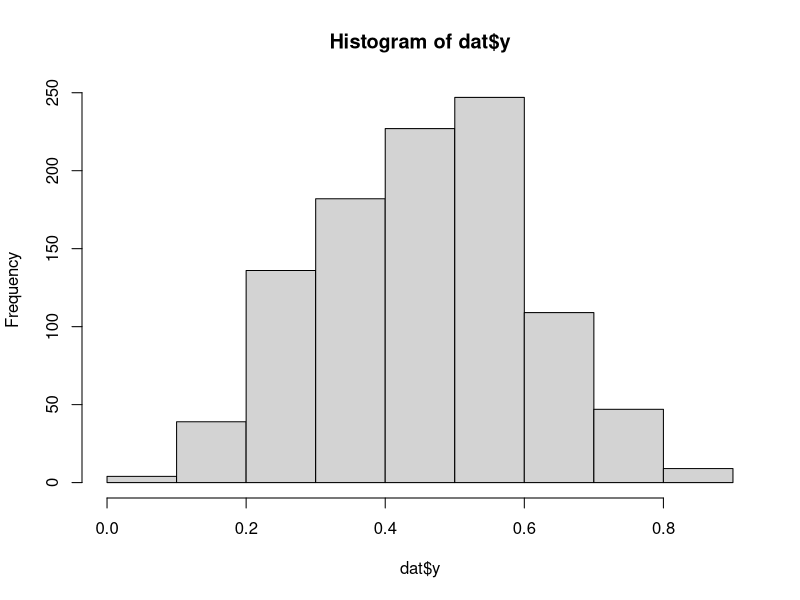

Source code (R): (Note: this script raises an error after producing the figure.)
### ----
### Método Bootstrap para a 
### Previsão do Algoritmo
### ----

### ----
### Algoritmo gerador de dados
### na regressão beta.
### ----

set.seed(1234)
eta = c(1, -0.2, 0.4, 0.1, 0.9)

n = 1000
x1 = rnorm(n, 10, 2)
x2 = rnorm(n, 0, 1)
x3 = rbinom(n,size=1,prob=0.5)
x4 = rbinom(n,size=1,prob=0.82)

ni = eta[1] + eta[2]*x1 + eta[3]*x2 + eta[4]*x3 + eta[5]*x4

mu = binomial(link = logit)$linkinv(ni)
phi = 100 ## Disperso, distribuição centralizada

y <- rbeta(n, mu * phi, (1 - mu) * phi)
dat <- data.frame(cbind(y,x1,x2,x3,x4))

hist(dat$y)

## ----
## Separação dos Dados em treino e teste
## ----

# Divida os dados em treinamento (70%) e teste (30%)

id_treino = sample(1:dim(dat)[1],0.7*dim(dat)[1],replace=F)
treino <- dat[id_treino, ]
teste <- dat[-id_treino, ]

## ----
## Algoritmo de Bagging para a Regressão Beta
## ----

bagging_betareg = function(xtreino,ytreino,xteste,n_estimadores,n_amostra){
  
  ## predicoes do bagging em uma matriz
  matriz_bag = matrix(data=0,nrow=dim(xteste)[1],ncol=n_estimadores)
  
  for(preditor in 1:n_estimadores){
    random_id = sample(1:dim(xtreino)[1],replace=T)
    
    xtreino_bag = xtreino[random_id,]
    ytreino_bag = ytreino[random_id]
    
    dados_bag = cbind(xtreino_bag,ytreino_bag)
    colnames(dados_bag) = c('x1','x2','x3','x4','y')
    
    reg_bag = betareg(y ~ x1+x2+x3+x4,
                      data=dados_bag,
                     link='logit')
    
    y_pred_bag = predict(reg_bag, newdata=xteste)
    matriz_bag[,preditor] = y_pred_bag
  }
  
  predicoes_bag = rowSums(matriz_bag)/n_estimadores
  return(predicoes_bag)
}

y_pred_bagging= bagging_betareg(xtreino=treino[,2:5],ytreino=treino[,1],
                                xteste=teste[,2:5],
                                n_estimadores=12,n_amostra=dim(treino)[1])

## formula do erro quadratico médio

EQM = function(y_true, y_pred){
  eqm = sum((y_true-y_pred)^2)/length(y_true)
  return(eqm)
}

EQM(y_true=teste[,1], y_pred=y_pred_bagging)

## ---
## Comparando o EQM com a estimação do convencional
## ---

regbeta = betareg(y ~ x1+x2+x3+x4,
                  data = treino,
                  link='logit')

y_pred_rbeta = predict(regbeta, newdata=teste)

EQM(y_true=teste[,1], y_pred=y_pred_rbeta)














